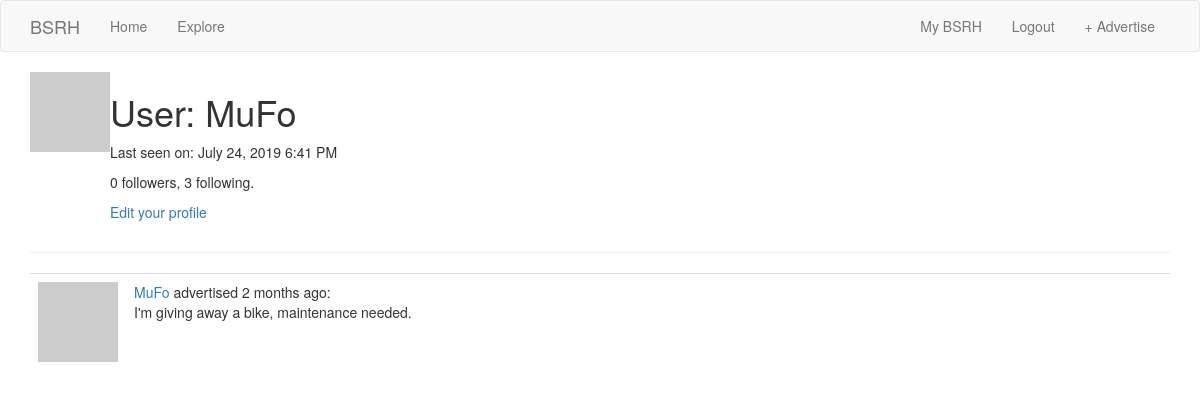
The page /user/MuFo (signed in) on the database as committed earlier.
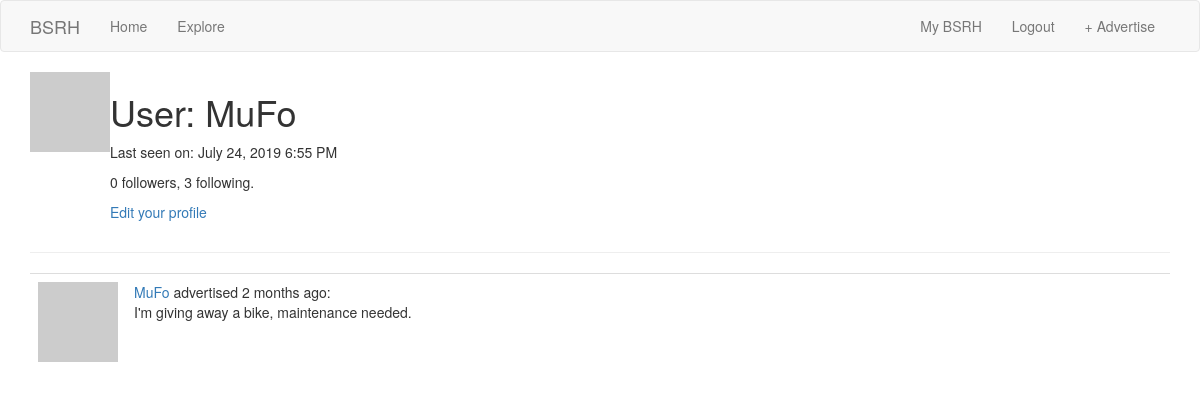
The same page on the database as committed later.
### app/models.py (models this page shows, shortened)
class User(UserMixin, db.Model):
    id = db.Column(db.Integer, primary_key=True)
    username = db.Column(db.String(64), index=True, unique=True)
    email = db.Column(db.String(120), index=True, unique=True)
    password_hash = db.Column(db.String(128))
    ads = db.relationship('Ad', backref='author', lazy='dynamic')
    about_me = db.Column(db.String(140))
    last_seen = db.Column(db.DateTime, default=datetime.utcnow)
    followed = db.relationship(
        'User', secondary=followers,
        primaryjoin=(followers.c.follower_id == id),
        secondaryjoin=(followers.c.followed_id == id),
        backref=db.backref('followers', lazy='dynamic'), lazy='dynamic')
    def avatar(self, size):
        digest = md5(self.email.lower().encode('utf-8')).hexdigest()
        return 'https://www.gravatar.com/avatar/{}?d=identicon&s={}'.format(digest, size)

class Ad(db.Model):
    id = db.Column(db.Integer, primary_key=True)
    title = db.Column(db.String(64))
    content = db.Column(db.String(512))
    timestamp = db.Column(db.DateTime, index=True, default=datetime.utcnow)
    user_id = db.Column(db.Integer, db.ForeignKey('user.id'))

### app/routes.py (the view)
@app.route('/user/<username>')
@login_required
def user(username):
    user = User.query.filter_by(username=username).first_or_404()
    page = request.args.get('page', 1, type=int)
    ads = user.ads.order_by(Ad.timestamp.desc()).paginate(page, app.config['ADS_PER_PAGE'], False)
    next_url = url_for('user', username=user.username, page=ads.next_num) \
        if ads.has_next else None
    prev_url = url_for('user', username=user.username, page=ads.prev_num) \
        if ads.has_prev else None
    return render_template('user.html', user=user, ads=ads.items,
                           next_url=next_url, prev_url=prev_url)

### app/models.py (called while the page is built)
@login.user_loader
def load_user(id):
    return User.query.get(int(id))

### app/routes.py (called while the page is built)
@app.before_request
def before_request():
    if current_user.is_authenticated:
        current_user.last_seen = datetime.utcnow()
        db.session.commit()

### app/templates/user.html (shortened to what this page needs)
{% extends "base.html" %}
{% block app_content %}
<div class="after-nav">
    <table>
        <tr valign="top">
            <td><img src="{{ user.avatar(128) }}"></td>
            <td>
                <h1>User: {{ user.username }}</h1>
                {% if user.last_seen %}
                    <p>Last seen on: {{ moment(user.last_seen).format('LLL') }}</p>
                {% endif %}
                <p>{{ user.followers.count() }} followers, {{ user.followed.count() }} following.</p>
                {% if user == current_user %}
                <p><a href="{{ url_for('edit_profile') }}">Edit your profile</a></p>
                {% elif not current_user.is_following(user) %}
                <p><a href="{{ url_for('follow', username=user.username) }}">Follow</a></p>
                {% else %}
                <p><a href="{{ url_for('unfollow', username=user.username) }}">Unfollow</a></p>
                {% endif %}
            </td>
        </tr>
    </table>
    <hr>
    {% for ad in ads %}
        {% include '_ad.html' %}
    {% endfor %}
</div>
{% endblock %}

### app/templates/base.html (shortened to what this page needs)
{% extends 'bootstrap/base.html' %}
{% block navbar %}
    <nav class="navbar navbar-default">
        <div class="container">
            <div class="navbar-header">
                    <a class="navbar-brand" href="{{ url_for('index') }}">BSRH</a>
            </div>
            <div class="collapse navbar-collapse" id="bs-example-navbar-collapse-1">
                <ul class="nav navbar-nav">
                    <li><a href="{{ url_for('index') }}">Home</a></li>
                    <li><a href="{{ url_for('explore') }}">Explore</a></li>
                </ul>
                <ul class="nav navbar-nav navbar-right">
                    {% if current_user.is_anonymous %}
                    <li><a href="{{ url_for('login') }}">Login</a></li>
                    {% else %}
                    <li><a href="{{ url_for('user', username=current_user.username) }}">My BSRH</a></li>
                    <li><a href="{{ url_for('logout') }}">Logout</a></li>
                    {% endif %}
                    <li><a href="{{ url_for('new_ad_form') }}">+ Advertise</a></li>
                </ul>
            </div>
        </div>
    </nav>
{% endblock %}
{% block content %}
    <div class="container">
        {% block app_content %}{% endblock %}
    </div>
{% endblock %}

### app/templates/_ad.html
<table class="table table-hover">
    <tr>
        <td width="70px">
            <a href="{{ url_for('user', username=ad.author.username) }}">
                <img src="{{ ad.author.avatar(70) }}" />
            </a>
        </td>
        <td>
            <a href="{{ url_for('user', username=ad.author.username) }}">
                {{ ad.author.username }}
            </a>
            advertised {{ moment(ad.timestamp).fromNow() }}:
            <br>
            {{ ad.content }}
        </td>
    </tr>
</table>

Rows that differ between the two databases and show on the page:
changed User "MuFo": last_seen "July 24, 2019 6:41 PM" → "July 24, 2019 6:55 PM"
